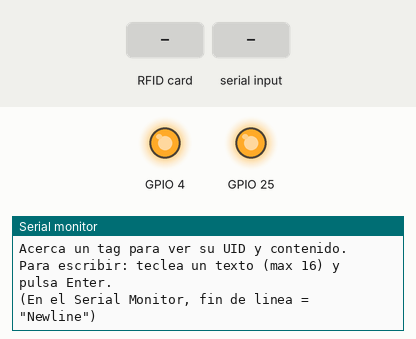
The sketch below on a simulated ESP32. On the bench: output pins drawn as LEDs (lit = HIGH), the last lines printed to the serial monitor. The inputs (shaded band) are chosen by the test bench.

Above: at 1.3 s.
1.4 s: RFID card 5E 7A 19 C4 held to the reader
At 2.6 s:
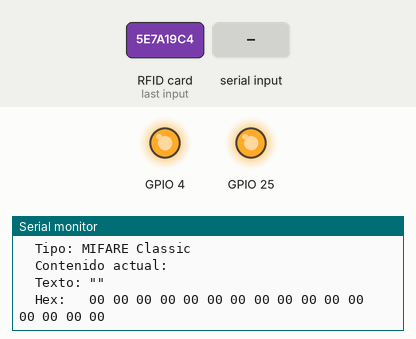
2.9 s: "ACT-004\n" received over Serial
At 3.4 s:
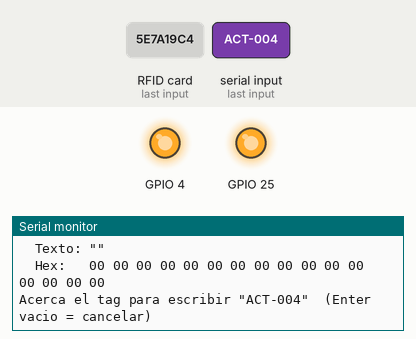
4.4 s: "1\n" received over Serial
At 6.0 s:
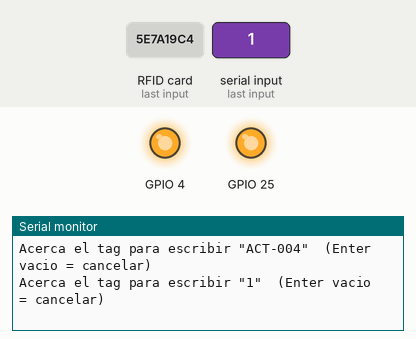

The sketch:

EscribirTag.ino
```cpp
// =====================================================================
//  ESCRIBIR TAG RFID
//
//  Herramienta aparte del stand. Usa UN lector RC522 (el del pin 5) para:
//    - mostrar el UID de un tag, para copiarlo en Supabase (recursos.uid_tag)
//    - leer y escribir un texto corto en la memoria del tag
//
//  El inventario identifica los objetos por su UID, que viene de fabrica
//  y no se puede cambiar. Escribir un texto es opcional (por ejemplo, el
//  codigo 'ACT-004' para reconocer el tag a simple vista con un movil).
//
//  Uso: cargar este sketch, abrir el Serial Monitor a 115200 con
//  "Newline" como fin de linea, escribir el texto, pulsar Enter y acercar
//  el tag. Para volver al stand, cargar otra vez InventarioRFID.
//
//  Tags compatibles: MIFARE Classic 1K / 4K / Mini (las tarjetas blancas
//  y llaveros azules que vienen con el RC522) y MIFARE Ultralight / NTAG.
// =====================================================================

#include <SPI.h>
#include <MFRC522v2.h>
#include <MFRC522DriverSPI.h>
#include <MFRC522DriverPinSimple.h>

// Mismo cableado que el lector 1 del stand
MFRC522DriverPinSimple ss_pin(5);
MFRC522DriverSPI driver{ss_pin};
MFRC522 lector{driver};

// Donde se guarda el texto (16 bytes)
//   MIFARE Classic: bloque 4 = primer bloque de datos del sector 1.
//     NUNCA usar los bloques 3, 7, 11...: guardan las claves y escribir
//     en ellos puede dejar el sector inservible.
//   Ultralight / NTAG: paginas 4 a 7, las primeras de usuario.
const byte BLOQUE_CLASSIC = 4;
const byte PAGINA_ULTRALIGHT = 4;
const byte LARGO = 16;

// Clave de fabrica de las tarjetas MIFARE Classic
MFRC522::MIFARE_Key clave = { { 0xFF, 0xFF, 0xFF, 0xFF, 0xFF, 0xFF } };

enum TipoTag { CLASSIC, ULTRALIGHT, NO_SOPORTADO };

char pendiente[LARGO + 1];
bool hayPendiente = false;

// =====================================
// SERIAL: TEXTO A ESCRIBIR
// =====================================

void procesarLinea(char* linea) {
  // Quitar espacios al principio y al final
  while (*linea == ' ') linea++;
  size_t n = strlen(linea);
  while (n > 0 && linea[n - 1] == ' ') linea[--n] = '\0';

  if (n == 0) {
    hayPendiente = false;
    Serial.println("Escritura cancelada. Modo lectura.");
    return;
  }

  if (n > LARGO) {
    Serial.printf("Demasiado largo: %u bytes, maximo %u. (Las tildes ocupan 2.)\n", n, LARGO);
    return;
  }

  strlcpy(pendiente, linea, sizeof(pendiente));
  hayPendiente = true;
  Serial.printf("Acerca el tag para escribir \"%s\"  (Enter vacio = cancelar)\n", pendiente);
}

void leerSerial() {
  static char linea[64];
  static byte n = 0;

  while (Serial.available()) {
    char c = Serial.read();
    if (c == '\r') continue;

    if (c == '\n') {
      linea[n] = '\0';
      procesarLinea(linea);
      n = 0;
    } else if (n < sizeof(linea) - 1) {
      linea[n++] = c;
    }
  }
}

// =====================================
// TAG
// =====================================

TipoTag tipoDelTag() {
  MFRC522Constants::PICC_Type tipo = lector.PICC_GetType(lector.uid.sak);

  if (
    tipo == MFRC522Constants::PICC_TYPE_MIFARE_MINI ||
    tipo == MFRC522Constants::PICC_TYPE_MIFARE_1K ||
    tipo == MFRC522Constants::PICC_TYPE_MIFARE_4K
  ) {
    return CLASSIC;
  }
  if (tipo == MFRC522Constants::PICC_TYPE_MIFARE_UL) {
    return ULTRALIGHT;
  }
  return NO_SOPORTADO;
}

bool autenticar() {
  MFRC522::StatusCode s = lector.PCD_Authenticate(
    MFRC522Constants::PICC_CMD_MF_AUTH_KEY_A, BLOQUE_CLASSIC, &clave, &(lector.uid));

  if (s != MFRC522Constants::STATUS_OK) {
    Serial.printf("  No se pudo autenticar (codigo %d). El tag no usa la clave de fabrica.\n", (int)s);
    return false;
  }
  return true;
}

bool leer(TipoTag tipo, byte* datos) {
  byte buffer[18];   // 16 bytes + 2 de CRC
  byte tam = sizeof(buffer);

  if (tipo == CLASSIC && !autenticar()) return false;

  byte direccion = tipo == CLASSIC ? BLOQUE_CLASSIC : PAGINA_ULTRALIGHT;
  MFRC522::StatusCode s = lector.MIFARE_Read(direccion, buffer, &tam);

  if (s != MFRC522Constants::STATUS_OK) {
    Serial.printf("  Error al leer (codigo %d)\n", (int)s);
    return false;
  }

  memcpy(datos, buffer, LARGO);
  return true;
}

bool escribir(TipoTag tipo, const char* texto) {
  byte datos[LARGO] = {};
  memcpy(datos, texto, strlen(texto));   // el resto queda en 0

  MFRC522::StatusCode s;

  if (tipo == CLASSIC) {
    // La autenticacion de leer() sigue valida para el mismo bloque
    s = lector.MIFARE_Write(BLOQUE_CLASSIC, datos, LARGO);
  } else {
    s = MFRC522Constants::STATUS_OK;
    for (byte i = 0; i < 4 && s == MFRC522Constants::STATUS_OK; i++) {
      s = lector.MIFARE_Ultralight_Write(PAGINA_ULTRALIGHT + i, datos + 4 * i, 4);
    }
  }

  if (s != MFRC522Constants::STATUS_OK) {
    Serial.printf("  Error al escribir (codigo %d). El tag puede estar bloqueado.\n", (int)s);
    return false;
  }
  return true;
}

void imprimirContenido(const byte* datos) {
  Serial.print("  Texto: \"");
  for (byte i = 0; i < LARGO && datos[i] != 0; i++) {
    Serial.print(isprint(datos[i]) ? (char)datos[i] : '.');
  }
  Serial.println("\"");

  Serial.print("  Hex:   ");
  for (byte i = 0; i < LARGO; i++) {
    Serial.printf("%02X ", datos[i]);
  }
  Serial.println();
}

void procesarTag() {
  Serial.println();
  Serial.print("UID: ");
  for (byte i = 0; i < lector.uid.size; i++) {
    Serial.printf("%02X", lector.uid.uidByte[i]);
  }
  Serial.println("   <- esto va en recursos.uid_tag");

  TipoTag tipo = tipoDelTag();
  if (tipo == NO_SOPORTADO) {
    Serial.println("  Tipo de tag no soportado para escribir.");
    return;
  }
  Serial.println(tipo == CLASSIC ? "  Tipo: MIFARE Classic" : "  Tipo: MIFARE Ultralight / NTAG");

  byte datos[LARGO];
  if (!leer(tipo, datos)) return;
  Serial.println("  Contenido actual:");
  imprimirContenido(datos);

  if (!hayPendiente) return;

  if (!escribir(tipo, pendiente)) return;

  // Comprobar leyendo de nuevo
  byte verificado[LARGO];
  byte esperado[LARGO] = {};
  memcpy(esperado, pendiente, strlen(pendiente));

  if (leer(tipo, verificado) && memcmp(verificado, esperado, LARGO) == 0) {
    Serial.printf("  ESCRITO Y VERIFICADO: \"%s\"\n", pendiente);
    hayPendiente = false;
    Serial.println("Escribe otro texto o acerca otro tag para leerlo.");
  } else {
    Serial.println("  La verificacion fallo. Vuelve a acercar el tag.");
  }
}

// =====================================
// SETUP Y LOOP
// =====================================

void setup() {
  Serial.begin(115200);

  // Si los lectores 2 y 3 del stand siguen conectados, dejar su SDA en alto
  // para que no respondan a la vez que el lector 1 y no ensucien MISO.
  const byte OTROS_SS[] = { 4, 25 };
  for (byte pin : OTROS_SS) {
    pinMode(pin, OUTPUT);
    digitalWrite(pin, HIGH);
  }

  SPI.begin();
  lector.PCD_Init();
  delay(50);

  Serial.println();
  Serial.println("================================");
  Serial.println("        ESCRIBIR TAG RFID");
  Serial.println("================================");

  byte version = (byte)lector.PCD_GetVersion();
  if (version == 0x00 || version == 0xFF) {
    Serial.println("EL LECTOR NO RESPONDE: revisar cableado");
  }

  Serial.println("Acerca un tag para ver su UID y contenido.");
  Serial.printf("Para escribir: teclea un texto (max %u) y pulsa Enter.\n", LARGO);
  Serial.println("(En el Serial Monitor, fin de linea = \"Newline\")");
}

void loop() {
  leerSerial();

  // Un tag ya procesado queda dormido hasta que se retira y se vuelve a acercar
  if (lector.PICC_IsNewCardPresent() && lector.PICC_ReadCardSerial()) {
    procesarTag();
    lector.PICC_HaltA();
    lector.PCD_StopCrypto1();
  }

  delay(50);
}
```

Measured:
- after the input at 1.4 s, the serial monitor: prints a new line after 0.08 s (image 1)
- after the input at 2.9 s, the serial monitor: prints a new line after 0.07 s (image 2)
- after the input at 4.4 s, the serial monitor: prints a new line after 0.07 s (image 3)
